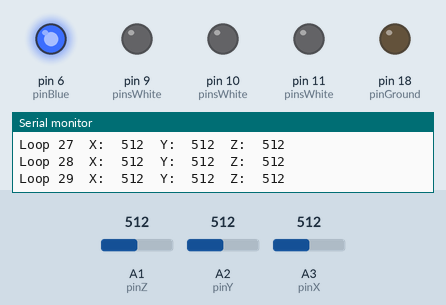
This sketch was run on a simulated Arduino Uno, built with avr-gcc and run on an emulated ATmega328P. Parts: output pins drawn as LEDs (lit = HIGH), the last lines printed to the serial monitor. Inputs (shaded band) come from the test bench; at power-on: A1 (pinZ) = 512, A2 (pinY) = 512, A3 (pinX) = 512. Pins used as bus, display or sensor lines are not drawn.

Above: at 5.5 s.
5.6 s: A1 (pinZ) set to 553
8.6 s: A1 (pinZ) set to 578
At 10.7 s:
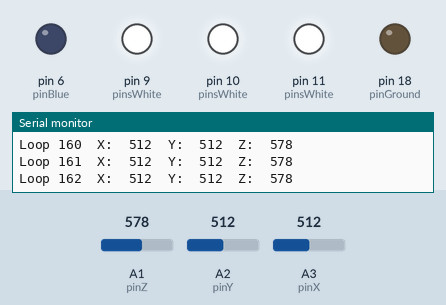
11.1 s: A1 (pinZ) set to 511
At 12.13 s:
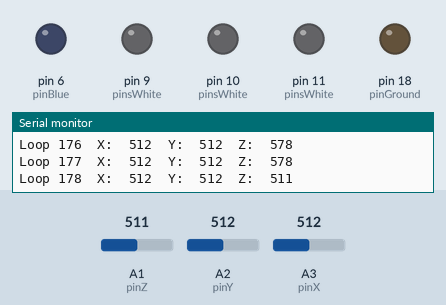
13.6 s: A2 (pinY) set to 554
15.1 s: A2 (pinY) set to 572
At 16.13 s:
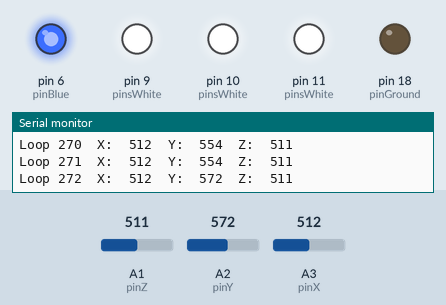
17.6 s: A3 (pinX) set to 110
20.6 s: A3 (pinX) set to 94
Timing chart, 0 to 23.6 s (numbered marks = the images above; inputs shaded):
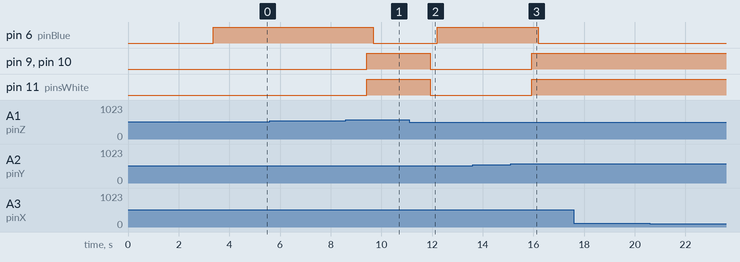

Measured:
- the behaviour switches between 562 and 563 on A1 (pinZ) (found by bisection; images 0 and 1)
- the behaviour switches between 562 and 563 on A2 (pinY) (found by bisection; images 2 and 3)
- after the input at 8.6 s, pin 6 (pinBlue): HIGH → LOW after 1.1 s; pin 9 (pinsWhite), pin 10 (pinsWhite), pin 11 (pinsWhite): LOW → HIGH after 0.82 s
- after the input at 11.1 s, pin 6 (pinBlue): LOW → HIGH after 1.1 s; pin 9 (pinsWhite), pin 10 (pinsWhite), pin 11 (pinsWhite): HIGH → LOW after 0.84 s
- after the input at 15.1 s, pin 6 (pinBlue): HIGH → LOW after 1.1 s; pin 9 (pinsWhite), pin 10 (pinsWhite), pin 11 (pinsWhite): LOW → HIGH after 0.84 s

The sketch:

Accelerometer.ino
```cpp
/*
  ADXL3xx
  http://www.arduino.cc/en/Tutorial/ADXL3xx
*/

// these constants describe the pins. They won't change:
const int pinGround = 18;
const int pinPower = 19;
const int pinX = A3;
const int pinY = A2;
const int pinZ = A1;

int pinsWhite[3] = {9, 10, 11};
int pinBlue = 6;

const int COUNT_PINS_WHITE = 3;

int lightOnWhite = false;
int lightOnBlue = false;

// Settings
int calibrationX = 0;
int calibrationY = 0;
int calibrationZ = 0;
int calibrationOffset = 50;
int fadeDelay = 1;

// Values
int accelerationX = 0;
int accelerationY = 0;
int accelerationZ = 0;
int loopCount = 0;

// Log
void logHeader() {
  Serial.println("X\tY\tZ\t");
}

void logAcceleration() {
  Serial.print("Loop "); Serial.print(loopCount);
  Serial.print("\tX:\t"); Serial.print(accelerationX);
  Serial.print("\tY:\t"); Serial.print(accelerationY);
  Serial.print("\tZ:\t"); Serial.println(accelerationZ);
}

// Setup
void setOutputPin(int pin) {
  pinMode(pin, OUTPUT);
}

void setCalibration() {
  calibrationX = accelerationX;
  calibrationY = accelerationY;
  calibrationZ = accelerationZ;
  Serial.println("Set calibration:");
  logAcceleration();
}

void readAcceleration() {
  accelerationX = analogRead(pinX);
  accelerationY = analogRead(pinY);
  accelerationZ = analogRead(pinZ);
}

// Light
void lightsFadeIn(int pins[], int pinsCount, int start, int end) {
  if (start < 0) { start = 0; }
  if (end > 255) { end = 255; }
  if (start > end) { return; }
  for (int i = start; i <= end; i++) {
    for (int index = 0; index < pinsCount; index++) {
      int pin = pins[index];
      analogWrite(pin, i);
      delay(fadeDelay);
    }
  }
}

void lightFadeIn(int pin, int start, int end) {
  int pins[] = {pin};
  lightsFadeIn(pins, 1, start, end);
}

void lightFadeIn(int pin) {
  lightFadeIn(pin, 0, 255);
}

void lightsFadeOut(int pins[], int pinsCount, int start, int end) {
  if (start < 0) { start = 0; }
  if (start > 255) { end = 255; }
  if (start < end) { return; }
  for (int i = start; i >= end; i--) {
    for (int index = 0; index < pinsCount; index++) {
      int pin = pins[index];
      analogWrite(pin, i);
      delay(fadeDelay);
    }
  }
}

void lightFadeOut(int pin, int start, int end) {
  int pins[] = {pin};
  lightsFadeOut(pins, 1, start, end);
}

void lightFadeOut(int pin) {
  lightFadeOut(pin, 255, 0);
}

void lightsFlicker(int pins[], int pinsCount, int flickerCount) {
  for (int i = 0; i < flickerCount; i++) {
    lightsFadeIn(pins, pinsCount, 0, 255);
    lightsFadeOut(pins, pinsCount, 255, 0);
  }
}

void lightFlicker(int pin, int flickerCount) {
  int pins[] = {pin};
  lightsFlicker(pins, 1, flickerCount);
}

// Helper
bool shouldLightOn() {
  if (accelerationX < calibrationX - calibrationOffset ||
    accelerationX > calibrationX + calibrationOffset ||
    accelerationY < calibrationY - calibrationOffset ||
    accelerationY > calibrationY + calibrationOffset ||
    accelerationZ < calibrationZ - calibrationOffset ||
    accelerationZ > calibrationZ + calibrationOffset) {
      return true;
    } else {
      return false;
    }
}

// Application
void setup() {
  // Setup
  Serial.begin(9600); // Start communication

  setOutputPin(pinGround);
  setOutputPin(pinPower);
  setOutputPin(pinBlue);
  for (int i = 0; i < COUNT_PINS_WHITE; i++) {
    int pin = pinsWhite[i];
    setOutputPin(pin);
  }

  digitalWrite(pinGround, LOW);
  digitalWrite(pinPower, HIGH);

  // Calibration
  readAcceleration();
  setCalibration();

  // Ready
  logHeader();
  lightsFlicker(pinsWhite, COUNT_PINS_WHITE, 2);
  lightFadeIn(pinBlue);
  delay(1000);
}

void loop() {
  readAcceleration();
  logAcceleration();

  bool shouldActivate = shouldLightOn();

  if (shouldActivate == true) {
    // Turn on white, turn off blue
    if (lightOnWhite == false) {
      lightsFadeIn(pinsWhite, COUNT_PINS_WHITE, 0, 255);
      lightOnWhite = true;
    }
    if (lightOnBlue == true) {
      lightFadeOut(pinBlue);
      lightOnBlue = false;
    }
  } else {
    // Turn off white, turn on blue
    if (lightOnWhite == true) {
      lightsFadeOut(pinsWhite, COUNT_PINS_WHITE, 255, 0);
      lightOnWhite = false;
    }
    if (lightOnBlue == false) {
      lightFadeIn(pinBlue, 0, 255);
      lightOnBlue = true;
    }
  }
  loopCount++;
}
```
